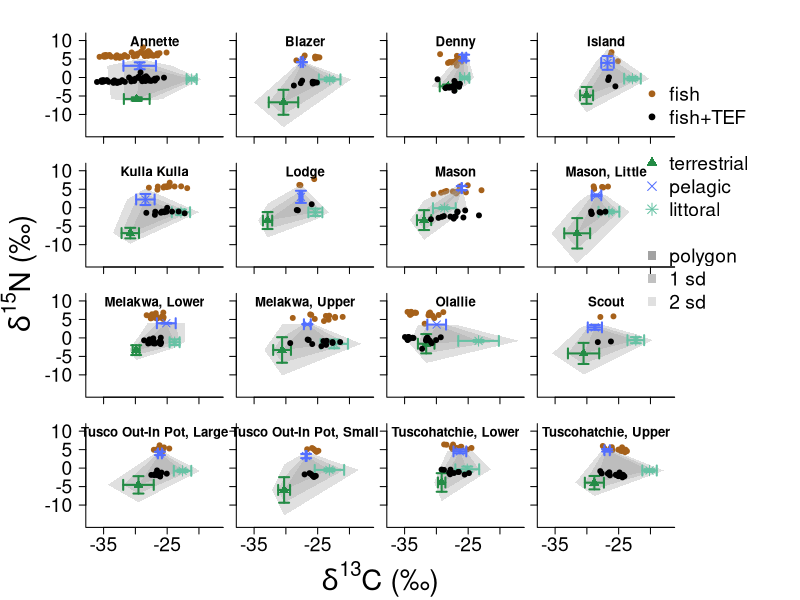

Source code (R):
library(sp)

fish_CN <- read.csv("fishCN.csv")
ter_CN <- read.csv("terCN.csv")
lit_CN <- read.csv("litCN.csv")
pelag_CN<- read.csv("pelagCN.csv")


#Scenario2
TEF_C.mu <- 0.4 #based on Post 2002
TEF_N.mu <- 6.8 #Postx2  $4.3 is based on Bunn 2013 omnivor
TEF_C.sigma <- 0 #1.3 # 1.3 #The first one is with TEF.sigmas of zero (I can plot error bars if I want in the future)
TEF_N.sigma <- 0  #1.5 # 0.2 #The first one also had N's TEF sd of zero (I can plot error bars if I want in the future)
scenarioID <- "Postx2"


fish_CN$include1sigma <- "exclude" ## only do this once! Otherwise, I'd erase each previous set!
fish_CN$include2sigma <- "exclude"



Lakenames <-as.vector(unique(fish_CN$Lake))
plotname <- paste0("figs/allLakesIsoscapeswithPolygon",scenarioID ,".png")
png(filename = plotname, width = 800, height = 800) #where will this go and what size?
par(oma = c(5,6,1,9), #outer margins, c(bottom, left, top, and right) Room for d13C and d15N labels at the end
    mfrow = c(4,4), ##mfrow is my four rows by four columns 
    mar = c(.5,.5,1.5,.5), #margins, c(bottom,
    cex.axis = 1.75) 

# This loop does two things, first, it plots each lake with a polygon around it. Second, it also
# indicates which points are in or out of the two polygons.


#LOOP####
for(j in 1:(length(Lakenames))){
  
  mixture <- fish_CN[(which(fish_CN$Lake ==  Lakenames[j])),
                     c("d13C_VPDB", "d15N_air", "Identifier.1")]
  
  #Littoral sources - so the results from the rocks
  ##for now, select lake with a number
  
  lakesource_littoral <- lit_CN[which(lit_CN$Lake ==  Lakenames[j]),c("d13C_VPDB", "d15N_air")]
  
  Lit.d13C.mu <- mean(lakesource_littoral$d13C_VPDB)
  Lit.d15N.mu <- mean(lakesource_littoral$d15N_air)
  Lit.d13C.sigma <- sd(lakesource_littoral$d13C_VPDB)
  Lit.d15N.sigma <- sd(lakesource_littoral$d15N_air)
  
  #Pelagic - from the pelagic area
  lakesource_pelagic <- pelag_CN[which(pelag_CN$Lake ==  Lakenames[j]),c("d13C_VPDB", "d15N_air")]
  
  Pelag.d13C.mu <- mean(lakesource_pelagic$d13C_VPDB)
  Pelag.d15N.mu <- mean(lakesource_pelagic$d15N_air)
  Pelag.d13C.sigma <- sd(lakesource_pelagic$d13C_VPDB)
  Pelag.d15N.sigma <- sd(lakesource_pelagic$d15N_air)
  
  #Terrestrial - from the surrounding plants 
  lakesource_terrestrial <- ter_CN[which(ter_CN$Lake ==  Lakenames[j]),c("d13C_VPDB", "d15N_air")]
  
  Ter.d13C.mu <- mean(lakesource_terrestrial$d13C_VPDB)
  Ter.d15N.mu <- mean(lakesource_terrestrial$d15N_air)
  Ter.d13C.sigma <- sd(lakesource_terrestrial$d13C_VPDB)
  Ter.d15N.sigma <- sd(lakesource_terrestrial$d15N_air)
  
  #PLOT####
  plot(x = mixture$d13C_VPDB, y = mixture$d15N_air,
       pch = 20,
       cex = 1.5,
       col = "#a6611a",
       ylim = c(-15,11),
       xlim = c(-37,-17),
       xlab = "", #expression(paste(delta^{13}, "C (\u2030)")),
       ylab =  "", #expression(paste(delta^{15}, "N (\u2030)")),
       bty = "l",
       yaxt = "n",
       xaxt = "n",
       ann = FALSE)
  title(Lakenames[j], line= -1)
  ##This little section is the if/else for the axis lables#
  if(j == 1 || j == 5 || j == 9){
    axis(2, at = seq(-10, 10,5), labels = TRUE, las = 2)
    axis(1, at = seq(-35, 15, 5), labels = FALSE)
  } else if (j == 13){
    axis(2, at = seq(-10, 10,5), labels = TRUE, las = 2)
    axis(1, at = seq(-35, 15, 5), labels = TRUE)
  } else if (j == 14 || j == 15|| j == 16) {
    axis(2, at = seq(-10, 10,5), labels = FALSE)
    axis(1, at = seq(-35, 15, 5), labels = TRUE)
  } else {
    axis(2, at = seq(-10, 10,5), labels = FALSE)
    axis(1, at = seq(-35, 15, 5), labels = FALSE)
  }
  
  all.verts.x <- c(Ter.d13C.mu,Ter.d13C.mu,Ter.d13C.mu-Ter.d13C.sigma,Ter.d13C.mu+Ter.d13C.sigma,
                   Lit.d13C.mu,Lit.d13C.mu,Lit.d13C.mu-Lit.d13C.sigma,Lit.d13C.mu+Lit.d13C.sigma,
                   Pelag.d13C.mu,Pelag.d13C.mu,Pelag.d13C.mu-Pelag.d13C.sigma,Pelag.d13C.mu+Pelag.d13C.sigma)
  all.verts.y <- c(Ter.d15N.mu-Ter.d15N.sigma,Ter.d15N.mu+Ter.d15N.sigma,Ter.d15N.mu,Ter.d15N.mu,
                   Lit.d15N.mu-Lit.d15N.sigma,Lit.d15N.mu+Lit.d15N.sigma,Lit.d15N.mu,Lit.d15N.mu,
                   Pelag.d15N.mu-Pelag.d15N.sigma,Pelag.d15N.mu+Pelag.d15N.sigma,Pelag.d15N.mu,Pelag.d15N.mu)
  polygon.edges <-chull(x = all.verts.x, y = all.verts.y)
  all.2sigma.verts.x <- c(Ter.d13C.mu,Ter.d13C.mu,Ter.d13C.mu-Ter.d13C.sigma*2,Ter.d13C.mu+Ter.d13C.sigma*2,
                          Lit.d13C.mu,Lit.d13C.mu,Lit.d13C.mu-Lit.d13C.sigma*2,Lit.d13C.mu+Lit.d13C.sigma*2,
                          Pelag.d13C.mu,Pelag.d13C.mu,Pelag.d13C.mu-Pelag.d13C.sigma*2,Pelag.d13C.mu+Pelag.d13C.sigma*2)
  all.2sigma.verts.y <- c(Ter.d15N.mu-Ter.d15N.sigma*2,Ter.d15N.mu+Ter.d15N.sigma*2,Ter.d15N.mu,Ter.d15N.mu,
                          Lit.d15N.mu-Lit.d15N.sigma*2,Lit.d15N.mu+Lit.d15N.sigma*2,Lit.d15N.mu,Lit.d15N.mu,
                          Pelag.d15N.mu-Pelag.d15N.sigma*2,Pelag.d15N.mu+Pelag.d15N.sigma*2,Pelag.d15N.mu,Pelag.d15N.mu)
  polygon.2sigma.edges <-chull(x = all.2sigma.verts.x, y = all.2sigma.verts.y)
  
  polygon(x = c(Ter.d13C.mu,Lit.d13C.mu,Pelag.d13C.mu), 
          y = c(Ter.d15N.mu,Lit.d15N.mu,Pelag.d15N.mu), border = FALSE, 
          col = rgb(red = 190, green = 190, blue = 190, alpha = 100, maxColorValue = 300))
  polygon(x = all.verts.x[polygon.edges], 
          y = all.verts.y[polygon.edges], border = FALSE, 
          col = rgb(red = 190, green = 190, blue = 190, alpha = 100, maxColorValue = 300))
  polygon(x = all.2sigma.verts.x[polygon.2sigma.edges], 
          y = all.2sigma.verts.y[polygon.2sigma.edges], border = FALSE, 
          col = rgb(red = 190, green = 190, blue = 190, alpha = 100, maxColorValue = 300))
  points(x = Ter.d13C.mu, y = Ter.d15N.mu,
         pch = 17,
         col = "#238b45",
         cex = 1.5)
  arrows(x0 = Ter.d13C.mu, y0 = Ter.d15N.mu-Ter.d15N.sigma, 
         x1 = Ter.d13C.mu, y1 = Ter.d15N.mu+Ter.d15N.sigma, 
         code = 3, angle = 90, length = 0.05, col = "#238b45", lwd = 2)
  arrows(x0 = Ter.d13C.mu-Ter.d13C.sigma, y0 = Ter.d15N.mu, 
         x1 = Ter.d13C.mu+Ter.d13C.sigma, y1 = Ter.d15N.mu, 
         code = 3, angle = 90, length = 0.05, col = "#238b45", lwd = 2)
  
  points(Lit.d13C.mu, Lit.d15N.mu,
         pch = 8,
         col = "#66c2a4",
         cex = 1.5)
  arrows(x0 = Lit.d13C.mu, y0 = Lit.d15N.mu-Lit.d15N.sigma, 
         x1 = Lit.d13C.mu, y1 = Lit.d15N.mu+Lit.d15N.sigma, 
         code = 3, angle = 90, length = 0.05, col = "#66c2a4", lwd = 2)
  arrows(x0 = Lit.d13C.mu-Lit.d13C.sigma, y0 = Lit.d15N.mu, 
         x1 = Lit.d13C.mu+Lit.d13C.sigma, y1 = Lit.d15N.mu, 
         code = 3, angle = 90, length = 0.05, col = "#66c2a4", lwd = 2)
  
  points(x = Pelag.d13C.mu, y = Pelag.d15N.mu,
         pch = 4,
         col = "#526EFF",
         cex = 1.5)
  arrows(x0 = Pelag.d13C.mu, y0 = Pelag.d15N.mu-Pelag.d15N.sigma, 
         x1 = Pelag.d13C.mu, y1 = Pelag.d15N.mu+Pelag.d15N.sigma, 
         code = 3, angle = 90, length = 0.05, col = "#526EFF", lwd = 2)
  arrows(x0 = Pelag.d13C.mu-Pelag.d13C.sigma, y0 = Pelag.d15N.mu, 
         x1 = Pelag.d13C.mu+Pelag.d13C.sigma, y1 = Pelag.d15N.mu, 
         code = 3, angle = 90, length = 0.05, col = "#526EFF", lwd = 2)
  ##Make this optional:
  points(x = mixture$d13C_VPDB-TEF_C.mu, y = mixture$d15N_air-TEF_N.mu,
         pch = 20,
         col = "black",
         cex = 1.5)
  arrows(x0 = mixture$d13C_VPDB-TEF_C.mu, y0 = mixture$d15N_air-TEF_N.mu-TEF_N.sigma,
         x1 = mixture$d13C_VPDB-TEF_C.mu, y1 = mixture$d15N_air-TEF_N.mu+TEF_N.sigma,
         code = 3, angle = 90, length = 0, col = "black", lty = 3, lwd = 2)
  arrows(x0 = mixture$d13C_VPDB-TEF_C.mu-TEF_C.sigma, y0 = mixture$d15N_air-TEF_N.mu,
         x1 = mixture$d13C_VPDB-TEF_C.mu+TEF_C.sigma, y1 = mixture$d15N_air-TEF_N.mu,
         code = 3, angle = 90, length = 0, col = "black", lty = 3, lwd = 2)
  
  
  ##Now I need to track which fish to remove
  # library(sp)
  In.out.fish1sig <- point.in.polygon(point.x = mixture$d13C_VPDB-TEF_C.mu, 
                                      point.y = mixture$d15N_air-TEF_N.mu,
                                      pol.x = all.verts.x[polygon.edges], 
                                      pol.y = all.verts.y[polygon.edges])
  
  fish.to.keep1sig <- mixture$Identifier.1[which(In.out.fish1sig == 1)]
  
  
  fish_CN$include1sigma[match(fish.to.keep1sig,fish_CN$Identifier.1)] <- "include"
  
  In.out.fish2sig <- point.in.polygon(point.x = mixture$d13C_VPDB-TEF_C.mu, point.y = mixture$d15N_air-TEF_N.mu,
                                      pol.x = all.2sigma.verts.x[polygon.2sigma.edges], 
                                      pol.y = all.2sigma.verts.y[polygon.2sigma.edges])
  
  fish.to.keep2sig <- mixture$Identifier.1[which(In.out.fish2sig == 1)]
  
  
  fish_CN$include2sigma[match(fish.to.keep2sig,fish_CN$Identifier.1)] <- "include"
  
}

#These two line write the large single label for the plots
mtext(text= expression(paste(delta^{13}, "C (\u2030)")) ,side=1,line=4,outer=TRUE, cex = 1.75)
mtext(text= expression(paste(delta^{15}, "N (\u2030)")) ,side=2,line=3,outer=TRUE, cex = 1.75)
#legend
legend(xpd = NA , "topright", inset = c(-.6,-3.4) ,#xpd = NA; so topright means whole area, a little outside, OK to print outside margin
       legend = c("fish", "fish+TEF", "","terrestrial", "pelagic", "littoral", "","polygon", "1 sd", "2 sd") ,
       pch = c(20, 20,NA,  17,4,8,NA,15,15,15),
       col = c("#a6611a", "black",NA, "#238b45", "#526EFF", "#66c2a4",NA,
               rgb(red = 190, green = 190, blue = 190, alpha = 300, maxColorValue = 300),
               rgb(red = 190, green = 190, blue = 190, alpha = 200, maxColorValue = 300),
               rgb(red = 190, green = 190, blue = 190, alpha = 100, maxColorValue = 300)),
       bty = "n",
       cex= 1.75)


## 11/21/19
## I  need to add shades of gray for the polygons in order to ID what is 1, sd, and 2 sd - notes to self
dev.off()
